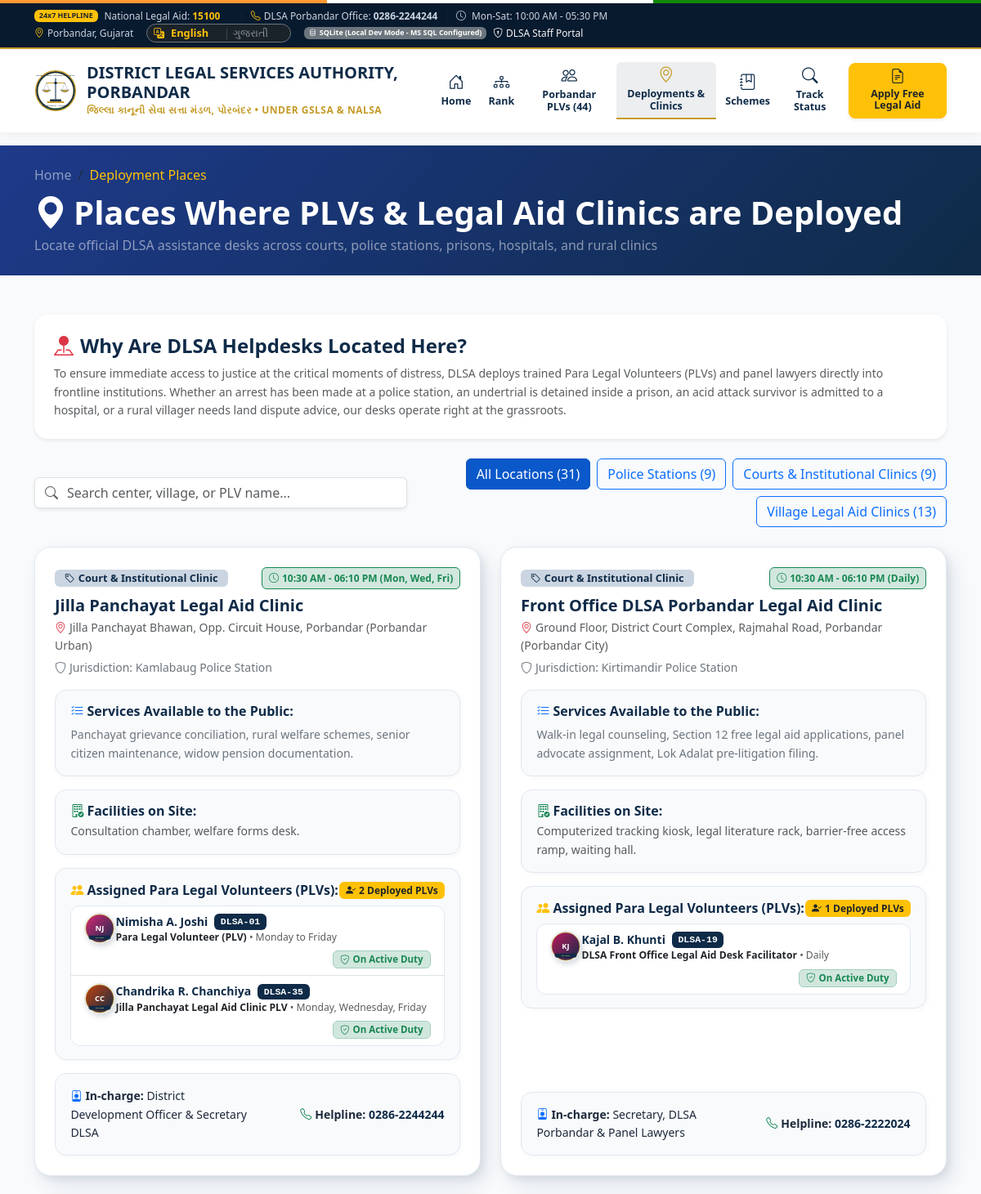
Screenshot of /deployments (upper part) with the database file from the repository.
### models.py (models this page shows, shortened)
class Deployment(Base):
    __tablename__ = "Deployments"
    id = Column(Integer, primary_key=True, autoincrement=True)
    place_name = Column(String(200), nullable=False)
    place_type = Column(String(80), nullable=False)  # Court Front Office, Police Station, Central Jail / Sub-Jail, Legal Aid Clinic, Hospital Desk, Juvenile Justice Board, One Stop Centre (Sakhi)
    address = Column(String(300), nullable=False)
    area_locality = Column(String(100), nullable=False)
    police_jurisdiction = Column(String(120), nullable=True)
    incharge_officer = Column(String(150), nullable=True)
    contact_phone = Column(String(50), nullable=True)
    operating_hours = Column(String(100), default="10:00 AM - 05:00 PM (Mon-Sat)")
    services_offered = Column(Text, nullable=True)
    facilities_available = Column(Text, nullable=True)
    latitude = Column(Numeric(9, 6), nullable=True)
    longitude = Column(Numeric(9, 6), nullable=True)
    is_active = Column(Boolean, default=True, nullable=False)
    created_at = Column(DateTime, default=lambda: datetime.now(timezone.utc), nullable=False)
    assignments = relationship("PLVAssignment", back_populates="deployment", cascade="all, delete-orphan", lazy="joined")
    @property
    def active_assignments(self):
        return [
            a for a in self.assignments
            if a.is_active and a.plv and a.plv.is_active and a.plv.status == "Active"
        ]

class PLVAssignment(Base):
    __tablename__ = "PLVAssignments"
    id = Column(Integer, primary_key=True, autoincrement=True)
    plv_id = Column(Integer, ForeignKey("PLVs.id", ondelete="CASCADE"), nullable=False)
    deployment_id = Column(Integer, ForeignKey("Deployments.id", ondelete="CASCADE"), nullable=False)
    duty_role = Column(String(150), nullable=False)
    days_of_week = Column(String(100), default="Monday to Friday")
    shift_hours = Column(String(80), default="10:00 AM - 04:00 PM")
    assigned_from = Column(Date, default=date.today, nullable=False)
    assigned_to = Column(Date, nullable=True)
    supervisor_remarks = Column(String(300), nullable=True)
    is_active = Column(Boolean, default=True, nullable=False)
    created_at = Column(DateTime, default=lambda: datetime.now(timezone.utc), nullable=False)
    plv = relationship("PLV", back_populates="assignments", lazy="joined")
    deployment = relationship("Deployment", back_populates="assignments", lazy="joined")

class PLV(Base):
    __tablename__ = "PLVs"
    id = Column(Integer, primary_key=True, autoincrement=True)
    registration_no = Column(String(50), unique=True, nullable=False)
    dlsa_sr_no = Column(String(20), nullable=True)  # e.g., "01", "03", "44" from DLSA Porbandar Card
    full_name = Column(String(150), nullable=False)
    gender = Column(String(20), nullable=False)
    date_of_birth = Column(Date, nullable=True)
    qualification = Column(String(150), nullable=True)
    primary_occupation = Column(String(100), nullable=True)
    languages_known = Column(String(200), nullable=True)
    phone = Column(String(50), nullable=False)
    email = Column(String(120), nullable=True)
    residential_address = Column(String(300), nullable=True)
    police_verification_status = Column(String(50), default="Verified")
    training_batch = Column(String(100), nullable=True)
    card_issued_date = Column(String(50), default="20-07-2026")
    validity_date = Column(String(50), default="07-03-2027")
    date_of_enrollment = Column(Date, default=date.today, nullable=False)
    status = Column(String(50), default="Active", nullable=False)  # Active, On-Duty, Leave, Retired
    specialization_area = Column(String(200), nullable=True)
    photo_url = Column(String(300), nullable=True)
    achievements_notes = Column(Text, nullable=True)
    is_active = Column(Boolean, default=True, nullable=False)
    created_at = Column(DateTime, default=lambda: datetime.now(timezone.utc), nullable=False)
    assignments = relationship("PLVAssignment", back_populates="plv", cascade="all, delete-orphan", lazy="joined")
    applications = relationship("LegalAidApplication", back_populates="assigned_plv")

### app.py (the view)
@app.route("/deployments")
def deployments():
    db = get_db()
    deployments_list = db.query(Deployment).filter(Deployment.is_active == True).order_by(Deployment.place_type.asc()).all()
    return render_template("deployments.html", active_page="deployments", deployments=deployments_list)

### templates/deployments.html (shortened to what this page needs)
{% extends "base.html" %}
{% block content %}
<div class="bg-navy text-white py-4" style="background: linear-gradient(135deg, #1e3a8a 0%, #0f2b48 100%);">
    <div class="container">
        <nav aria-label="breadcrumb">
            <ol class="breadcrumb mb-2">
                <li class="breadcrumb-item"><a href="{{ url_for('index') }}" class="text-white-50 text-decoration-none">{% if current_lang == 'gu' %}મુખપૃષ્ઠ{% else %}Home{% endif %}</a></li>
                <li class="breadcrumb-item active text-warning" aria-current="page">{% if current_lang == 'gu' %}નિમણૂક સ્થાનો{% else %}Deployment Places{% endif %}</li>
            </ol>
        </nav>
        <h1 class="fw-bold mb-1"><i class="bi bi-geo-alt-fill me-2"></i>{% if current_lang == 'gu' %}પીએલવી અને કાનૂની સહાય ક્લિનિક્સ કાર્યરત હોય તેવા સ્થળો{% else %}Places Where PLVs & Legal Aid Clinics are Deployed{% endif %}</h1>
        <p class="text-white-50 mb-0">{% if current_lang == 'gu' %}અદાલતો, પોલીસ સ્ટેશનો, જેલ, હોસ્પિટલો અને ગ્રામીણ ક્લિનિક્સમાં ડીએલએસએ સહાય ડેસ્ક શોધો{% else %}Locate official DLSA assistance desks across courts, police stations, prisons, hospitals, and rural clinics{% endif %}</p>
    </div>
</div>
<div class="container py-5">
    <div class="card border-0 shadow-sm rounded-4 p-4 mb-4 bg-white">
        <h4 class="fw-bold text-navy mb-2"><i class="bi bi-pin-map-fill text-danger me-2"></i>{% if current_lang == 'gu' %}ડીએલએસએ હેલ્પડેસ્ક અહીં શા માટે ઉપલબ્ધ છે?{% else %}Why Are DLSA Helpdesks Located Here?{% endif %}</h4>
        <p class="small text-muted mb-0">
            {% if current_lang == 'gu' %}
            સંકટના સમયે સામાન્ય નાગરિકોને ત્વરિત ન્યાય મળી રહે તે માટે, ડીએલએસએ પોરબંદર દ્વારા પ્રશિક્ષિત પેરા લીગલ વોલેન્ટિયર્સ (PLVs) અને પેનલ વકીલોને સીધા જ મહત્વની સંસ્થાઓમાં તૈનાત કરવામાં આવે છે. પોલીસ સ્ટેશનમાં કોઈની અટકાયત થઈ હોય, જેલમાં કાચા કામના કેદી હોય, હોસ્પિટલમાં એસિડ એટેક અથવા દુર્ઘટના પીડિત દાખલ હોય, કે ગ્રામીણ નાગરિકને જમીન વિવાદ અંગે મફત કાનૂની સલાહ જોઈતી હોય - અમારું ડેસ્ક સીધું જ છેવાડાના માનવી સુધી પહોંચી ૧૦૦% મફત સેવા આપે છે.
            {% else %}
            To ensure immediate access to justice at the critical moments of distress, DLSA deploys trained Para Legal Volunteers (PLVs) and panel lawyers directly into frontline institutions. Whether an arrest has been made at a police station, an undertrial is detained inside a prison, an acid attack survivor is admitted to a hospital, or a rural villager needs land dispute advice, our desks operate right at the grassroots.
            {% endif %}
        </p>
    </div>
    <div class="row g-3 mb-4 align-items-center">
        <div class="col-md-5">
            <div class="input-group shadow-sm rounded-3">
                <span class="input-group-text bg-white border-end-0 text-muted"><i class="bi bi-search"></i></span>
                <input type="text" id="deploymentSearchInput" class="form-control border-start-0 ps-0" placeholder="{% if current_lang == 'gu' %}સ્થળ, ગામ અથવા પીએલવીનું નામ શોધો...{% else %}Search center, village, or PLV name...{% endif %}">
            </div>
        </div>
        <div class="col-md-7">
            <div class="d-flex flex-wrap gap-2 justify-content-md-end">
                <button class="btn btn-primary deployment-filter-btn active" data-filter="all">{% if current_lang == 'gu' %}તમામ સ્થાનો ({{ deployments|length }}){% else %}All Locations ({{ deployments|length }}){% endif %}</button>
                <button class="btn btn-outline-primary deployment-filter-btn" data-filter="Police Station">{% if current_lang == 'gu' %}પોલીસ સ્ટેશનો (૯){% else %}Police Stations (9){% endif %}</button>
                <button class="btn btn-outline-primary deployment-filter-btn" data-filter="Court & Institutional Clinic">{% if current_lang == 'gu' %}અદાલત અને સંસ્થાકીય ક્લિનિક્સ (૯){% else %}Courts & Institutional Clinics (9){% endif %}</button>
                <button class="btn btn-outline-primary deployment-filter-btn" data-filter="Village Legal Aid Clinic">{% if current_lang == 'gu' %}ગ્રામીણ લીગલ એઇડ ક્લિનિક્સ (૧૩){% else %}Village Legal Aid Clinics (13){% endif %}</button>
            </div>
        </div>
    </div>
    <div class="row g-4" id="deploymentsGrid">
        {% for place in deployments %}
        {% set active_assigned_list = place.active_assignments %}
        <div class="col-lg-6 deployment-item" data-type="{{ place.place_type }}" data-search="{{ place.place_name|lower }} {{ place.address|lower }} {{ place.area_locality|lower }} {% for a in active_assigned_list %}{{ a.plv.full_name|lower }} {% endfor %}">
            <div class="place-card">
                <div class="d-flex flex-wrap justify-content-between align-items-center gap-2 mb-2">
                    <span class="badge place-type-badge text-wrap text-start"><i class="bi bi-tag me-1"></i>{{ place.place_type | t }}</span>
                    <span class="badge bg-success-subtle text-success border border-success text-wrap text-start" style="white-space: normal; line-height: 1.35; max-width: 100%;">
                        <i class="bi bi-clock me-1"></i>{{ place.operating_hours | t }}
                    </span>
                </div>
                <h4 class="fw-bold text-navy mb-1 fs-5 fs-md-4">{{ place.place_name | t }}</h4>
                <div class="text-muted small mb-1"><i class="bi bi-geo-alt me-1 text-danger"></i>{{ place.address | t }} ({{ place.area_locality | t }})</div>
                {% if place.police_jurisdiction %}
                <small class="text-secondary d-block mb-3"><i class="bi bi-shield me-1"></i>{% if current_lang == 'gu' %}અધિકારક્ષેત્ર:{% else %}Jurisdiction:{% endif %} {{ place.police_jurisdiction | t }}</small>
                {% else %}
                <div class="mb-3"></div>
                {% endif %}
                <div class="info-subcard mb-3">
                    <h6 class="fw-bold text-navy mb-2"><i class="bi bi-list-check me-1 text-primary"></i>{% if current_lang == 'gu' %}નાગરિકો માટે ઉપલબ્ધ સેવાઓ:{% else %}Services Available to the Public:{% endif %}</h6>
                    <div class="small text-secondary">
                        {{ place.services_offered | t }}
                    </div>
                </div>
                {% if place.facilities_available %}
                <div class="info-subcard mb-3">
                    <h6 class="fw-bold text-navy mb-1"><i class="bi bi-building-check me-1 text-success"></i>{% if current_lang == 'gu' %}સ્થળ પર ઉપલબ્ધ સુવિધાઓ:{% else %}Facilities on Site:{% endif %}</h6>
                    <div class="small text-muted">{{ place.facilities_available | t }}</div>
                </div>
                {% endif %}
                <div class="info-subcard mb-3">
                    <div class="d-flex justify-content-between align-items-center mb-2">
                        <h6 class="fw-bold text-navy mb-0"><i class="bi bi-people-fill me-1 text-warning"></i>{% if current_lang == 'gu' %}ફાળવેલ પેરા લીગલ વોલેન્ટિયર્સ (PLVs):{% else %}Assigned Para Legal Volunteers (PLVs):{% endif %}</h6>
                        <span class="badge bg-warning text-dark"><i class="bi bi-person-check-fill me-1"></i>{{ active_assigned_list|length }} {% if current_lang == 'gu' %}હાજર પીએલવી{% else %}Deployed PLVs{% endif %}</span>
                    </div>
                    <div class="list-group list-group-flush border shadow-none bg-white overflow-hidden" style="max-height: 250px; overflow-y: auto; border-radius: 12px; border-color: #e2e8f0 !important;">
                        {% for a in active_assigned_list %}
                            <div class="list-group-item p-2.5 px-3">
                                <div class="d-flex flex-wrap justify-content-between align-items-center gap-2">
                                    <div class="d-flex align-items-center flex-grow-1 min-w-0">
                                        <img src="{{ a.plv.photo_url or url_for('static', filename='images/avatar_placeholder.svg') }}" alt="{{ a.plv.full_name }}" class="rounded-circle me-2.5 border flex-shrink-0" style="width: 38px; height: 38px; object-fit: cover; box-shadow: 2px 3px 6px rgba(15, 43, 72, 0.18);">
                                        <div class="flex-grow-1 min-w-0">
                                            <div class="d-flex align-items-center gap-2 flex-wrap">
                                                <span class="fw-bold text-navy small">{{ a.plv.full_name }}</span>
                                                {% if a.plv.dlsa_sr_no %}
                                                <span class="badge bg-navy text-white font-monospace px-1.5 py-0.5" style="font-size: 0.72rem;">DLSA-{{ a.plv.dlsa_sr_no }}</span>
                                                {% endif %}
                                            </div>
                                            <div class="text-muted small mt-0.5" style="font-size: 0.76rem; line-height: 1.35;">
                                                <span class="text-dark fw-semibold">{{ a.duty_role | t }}</span> &bull; <span>{{ a.days_of_week | t }}</span>
                                            </div>
                                        </div>
                                    </div>
                                    <div class="d-flex align-items-center ms-auto flex-shrink-0">
                                        <span class="badge bg-success-subtle text-success border border-success-subtle py-1 px-2 text-nowrap" style="font-size: 0.72rem;">
                                            <i class="bi bi-shield-check me-1"></i>{% if current_lang == 'gu' %}ફરજ પર સક્રિય{% else %}On Active Duty{% endif %}
                                        </span>
                                    </div>
                                </div>
                            </div>
                        {% else %}
                            <div class="list-group-item p-3 text-muted small text-center">
                                {% if current_lang == 'gu' %}ડીએલએસએ રોસ્ટર પેનલ એડવોકેટ્સ દ્વારા સંચાલિત{% else %}Managed by DLSA Roster Panel Advocates on Duty{% endif %}
                            </div>
                        {% endfor %}
                    </div>
                </div>
                <div class="info-subcard mt-auto mb-0">
                    <div class="row g-2 small align-items-center">
                        <div class="col-sm-6">
                            <i class="bi bi-person-badge me-1 text-primary"></i><strong>{% if current_lang == 'gu' %}ઇન્ચાર્જ:{% else %}In-charge:{% endif %}</strong> {{ (place.incharge_officer or 'DLSA Officer') | t }}
                        </div>
                        <div class="col-sm-6 text-sm-end">
                            <i class="bi bi-telephone me-1 text-success"></i><strong>{% if current_lang == 'gu' %}હેલ્પલાઇન:{% else %}Helpline:{% endif %}</strong> <a href="tel:{{ place.contact_phone or '15100' }}" class="text-decoration-none text-navy fw-semibold">{{ place.contact_phone or '15100' }}</a>
                        </div>
                    </div>
                </div>
            </div>
        </div>
        {% endfor %}
    </div>
</div>
{% endblock %}

### rows the page displays
Deployment: place_type|t "Court & Institutional Clinic", operating_hours|t "10:30 AM - 06:10 PM (Mon, Wed, Fri)", place_name|t "Jilla Panchayat Legal Aid Clinic", address|t "Jilla Panchayat Bhawan, Opp. Circuit House, Porbandar", area_locality|t "Porbandar Urban", police_jurisdiction|t "Kamlabaug Police Station", services_offered|t "Panchayat grievance conciliation, rural welfare schemes, senior citizen maintenance, widow pension documentation.", facilities_available|t "Consultation chamber, welfare forms desk.", active_assigned_list "2", incharge_officer "District Development Officer & Secretary DLSA", contact_phone "0286-2244244"
PLVAssignment: plv (picture), plv.full_name "Nimisha A. Joshi", plv.dlsa_sr_no "01", duty_role|t "Para Legal Volunteer (PLV)", days_of_week|t "Monday to Friday"
PLVAssignment: plv (picture), plv.full_name "Chandrika R. Chanchiya", plv.dlsa_sr_no "35", duty_role|t "Jilla Panchayat Legal Aid Clinic PLV", days_of_week|t "Monday, Wednesday, Friday"
Deployment: place_type|t "Court & Institutional Clinic", operating_hours|t "10:30 AM - 06:10 PM (Daily)", place_name|t "Front Office DLSA Porbandar Legal Aid Clinic", address|t "Ground Floor, District Court Complex, Rajmahal Road, Porbandar", area_locality|t "Porbandar City", police_jurisdiction|t "Kirtimandir Police Station", services_offered|t "Walk-in legal counseling, Section 12 free legal aid applications, panel advocate assignment, Lok Adalat pre-litigation filing.", facilities_available|t "Computerized tracking kiosk, legal literature rack, barrier-free access ramp, waiting hall.", active_assigned_list "1", incharge_officer "Secretary, DLSA Porbandar & Panel Lawyers", contact_phone "0286-2222024"
PLVAssignment: plv (picture), plv.full_name "Kajal B. Khunti", plv.dlsa_sr_no "19", duty_role|t "DLSA Front Office Legal Aid Desk Facilitator", days_of_week|t "Daily"

### other values shown
{{ active_db }} "SQLite (Local Dev Mode - MS SQL Configured)"
{{ deployments|length }} "31"
